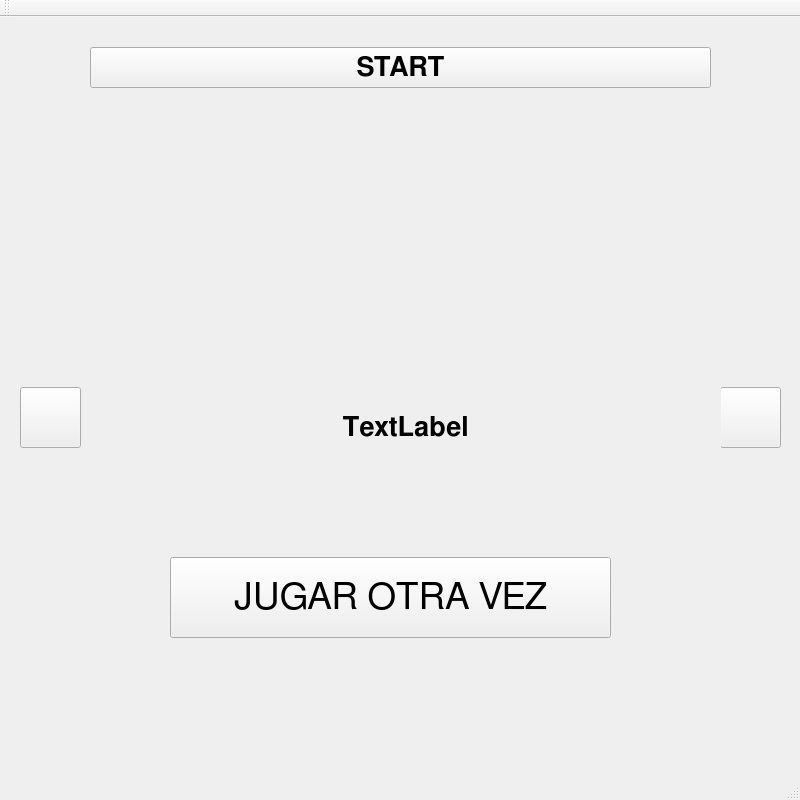
<?xml version="1.0" encoding="UTF-8"?>
<ui version="4.0">
 <class>MainWindow</class>
 <widget class="QMainWindow" name="MainWindow">
  <property name="geometry">
   <rect>
    <x>0</x>
    <y>0</y>
    <width>800</width>
    <height>800</height>
   </rect>
  </property>
  <property name="windowTitle">
   <string>MainWindow</string>
  </property>
  <widget class="QWidget" name="centralWidget">
   <widget class="QPushButton" name="p1">
    <property name="geometry">
     <rect>
      <x>100</x>
      <y>100</y>
      <width>200</width>
      <height>200</height>
     </rect>
    </property>
    <property name="text">
     <string/>
    </property>
   </widget>
   <widget class="QPushButton" name="p2">
    <property name="geometry">
     <rect>
      <x>300</x>
      <y>100</y>
      <width>200</width>
      <height>200</height>
     </rect>
    </property>
    <property name="text">
     <string/>
    </property>
   </widget>
   <widget class="QPushButton" name="p3">
    <property name="geometry">
     <rect>
      <x>500</x>
      <y>100</y>
      <width>201</width>
      <height>200</height>
     </rect>
    </property>
    <property name="text">
     <string/>
    </property>
   </widget>
   <widget class="QPushButton" name="p6">
    <property name="geometry">
     <rect>
      <x>500</x>
      <y>300</y>
      <width>200</width>
      <height>200</height>
     </rect>
    </property>
    <property name="text">
     <string/>
    </property>
   </widget>
   <widget class="QPushButton" name="p4">
    <property name="geometry">
     <rect>
      <x>100</x>
      <y>300</y>
      <width>200</width>
      <height>200</height>
     </rect>
    </property>
    <property name="text">
     <string/>
    </property>
   </widget>
   <widget class="QPushButton" name="p5">
    <property name="geometry">
     <rect>
      <x>300</x>
      <y>300</y>
      <width>200</width>
      <height>200</height>
     </rect>
    </property>
    <property name="text">
     <string/>
    </property>
   </widget>
   <widget class="QPushButton" name="p8">
    <property name="geometry">
     <rect>
      <x>300</x>
      <y>500</y>
      <width>200</width>
      <height>200</height>
     </rect>
    </property>
    <property name="text">
     <string/>
    </property>
   </widget>
   <widget class="QPushButton" name="p7">
    <property name="geometry">
     <rect>
      <x>100</x>
      <y>500</y>
      <width>200</width>
      <height>200</height>
     </rect>
    </property>
    <property name="text">
     <string/>
    </property>
   </widget>
   <widget class="QPushButton" name="start">
    <property name="geometry">
     <rect>
      <x>90</x>
      <y>30</y>
      <width>621</width>
      <height>41</height>
     </rect>
    </property>
    <property name="font">
     <font>
      <family>FreeSans</family>
      <pointsize>20</pointsize>
      <weight>75</weight>
      <bold>true</bold>
     </font>
    </property>
    <property name="text">
     <string>START</string>
    </property>
   </widget>
   <widget class="QLabel" name="label_2">
    <property name="geometry">
     <rect>
      <x>90</x>
      <y>90</y>
      <width>621</width>
      <height>621</height>
     </rect>
    </property>
    <property name="text">
     <string/>
    </property>
   </widget>
   <widget class="QPushButton" name="flechaD">
    <property name="geometry">
     <rect>
      <x>720</x>
      <y>370</y>
      <width>61</width>
      <height>61</height>
     </rect>
    </property>
    <property name="text">
     <string/>
    </property>
   </widget>
   <widget class="QPushButton" name="flechaI">
    <property name="geometry">
     <rect>
      <x>20</x>
      <y>370</y>
      <width>61</width>
      <height>61</height>
     </rect>
    </property>
    <property name="text">
     <string/>
    </property>
   </widget>
   <widget class="QLabel" name="tiempo">
    <property name="geometry">
     <rect>
      <x>100</x>
      <y>30</y>
      <width>601</width>
      <height>41</height>
     </rect>
    </property>
    <property name="font">
     <font>
      <family>FreeSans</family>
      <pointsize>20</pointsize>
      <weight>75</weight>
      <bold>true</bold>
     </font>
    </property>
    <property name="text">
     <string>TIEMPO</string>
    </property>
    <property name="alignment">
     <set>Qt::AlignCenter</set>
    </property>
   </widget>
   <widget class="QLabel" name="panel_final">
    <property name="enabled">
     <bool>true</bool>
    </property>
    <property name="geometry">
     <rect>
      <x>90</x>
      <y>70</y>
      <width>631</width>
      <height>681</height>
     </rect>
    </property>
    <property name="font">
     <font>
      <family>FreeSans</family>
      <pointsize>20</pointsize>
      <weight>75</weight>
      <bold>true</bold>
     </font>
    </property>
    <property name="autoFillBackground">
     <bool>true</bool>
    </property>
    <property name="text">
     <string>TextLabel</string>
    </property>
    <property name="alignment">
     <set>Qt::AlignCenter</set>
    </property>
   </widget>
   <widget class="QPushButton" name="fin_partida">
    <property name="geometry">
     <rect>
      <x>170</x>
      <y>540</y>
      <width>441</width>
      <height>81</height>
     </rect>
    </property>
    <property name="font">
     <font>
      <family>FreeSans</family>
      <pointsize>28</pointsize>
     </font>
    </property>
    <property name="text">
     <string>JUGAR OTRA VEZ</string>
    </property>
   </widget>
   <zorder>p1</zorder>
   <zorder>p2</zorder>
   <zorder>p3</zorder>
   <zorder>p6</zorder>
   <zorder>p4</zorder>
   <zorder>p5</zorder>
   <zorder>p8</zorder>
   <zorder>p7</zorder>
   <zorder>label_2</zorder>
   <zorder>flechaD</zorder>
   <zorder>flechaI</zorder>
   <zorder>tiempo</zorder>
   <zorder>panel_final</zorder>
   <zorder>fin_partida</zorder>
   <zorder>start</zorder>
  </widget>
  <widget class="QMenuBar" name="menuBar">
   <property name="geometry">
    <rect>
     <x>0</x>
     <y>0</y>
     <width>800</width>
     <height>22</height>
    </rect>
   </property>
  </widget>
  <widget class="QToolBar" name="mainToolBar">
   <attribute name="toolBarArea">
    <enum>TopToolBarArea</enum>
   </attribute>
   <attribute name="toolBarBreak">
    <bool>false</bool>
   </attribute>
  </widget>
  <widget class="QStatusBar" name="statusBar"/>
 </widget>
 <layoutdefault spacing="6" margin="11"/>
 <resources/>
 <connections/>
</ui>
